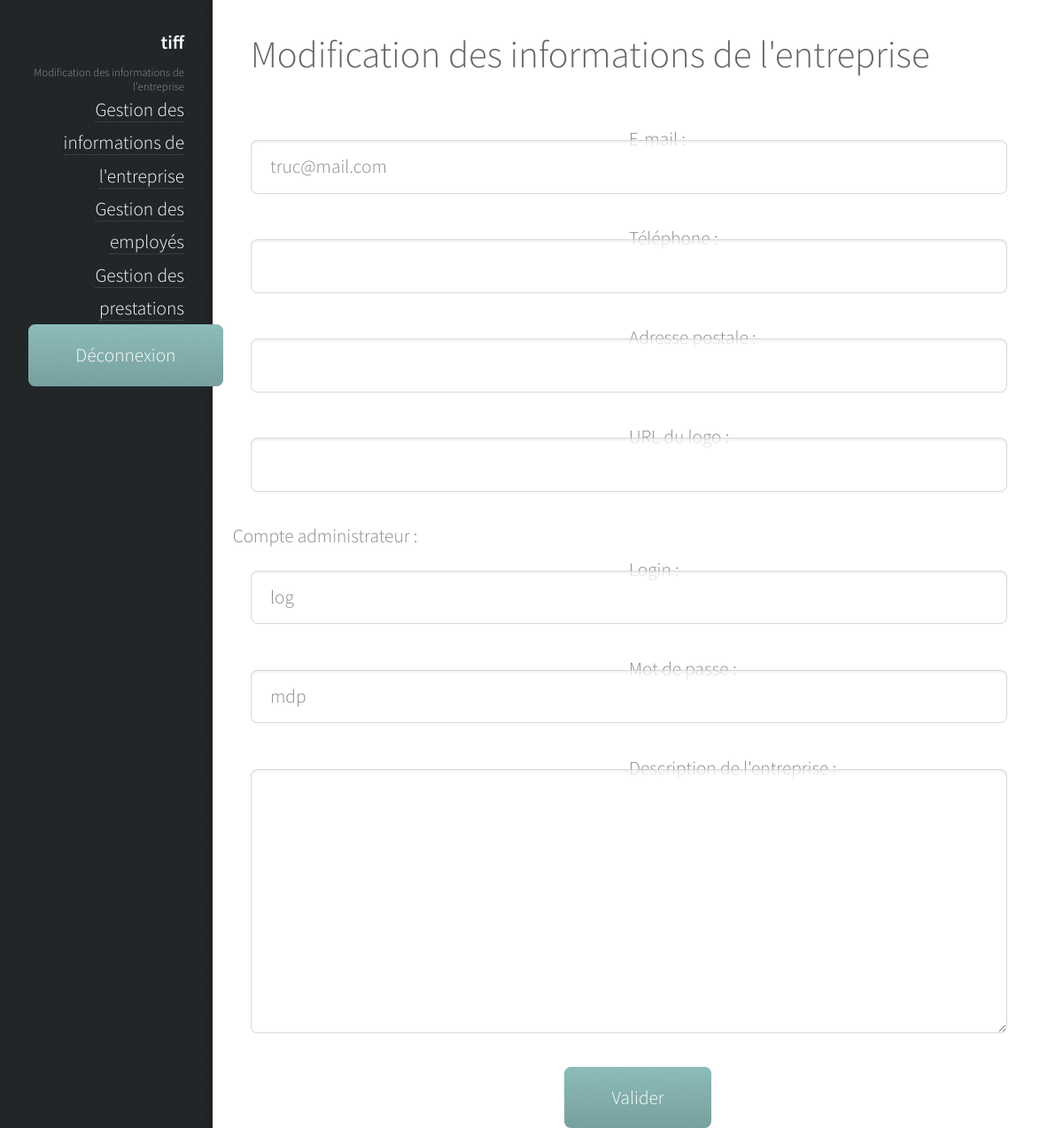
Before: /modif_entreprise.php?nomEntreprise=tiff with the older database file.
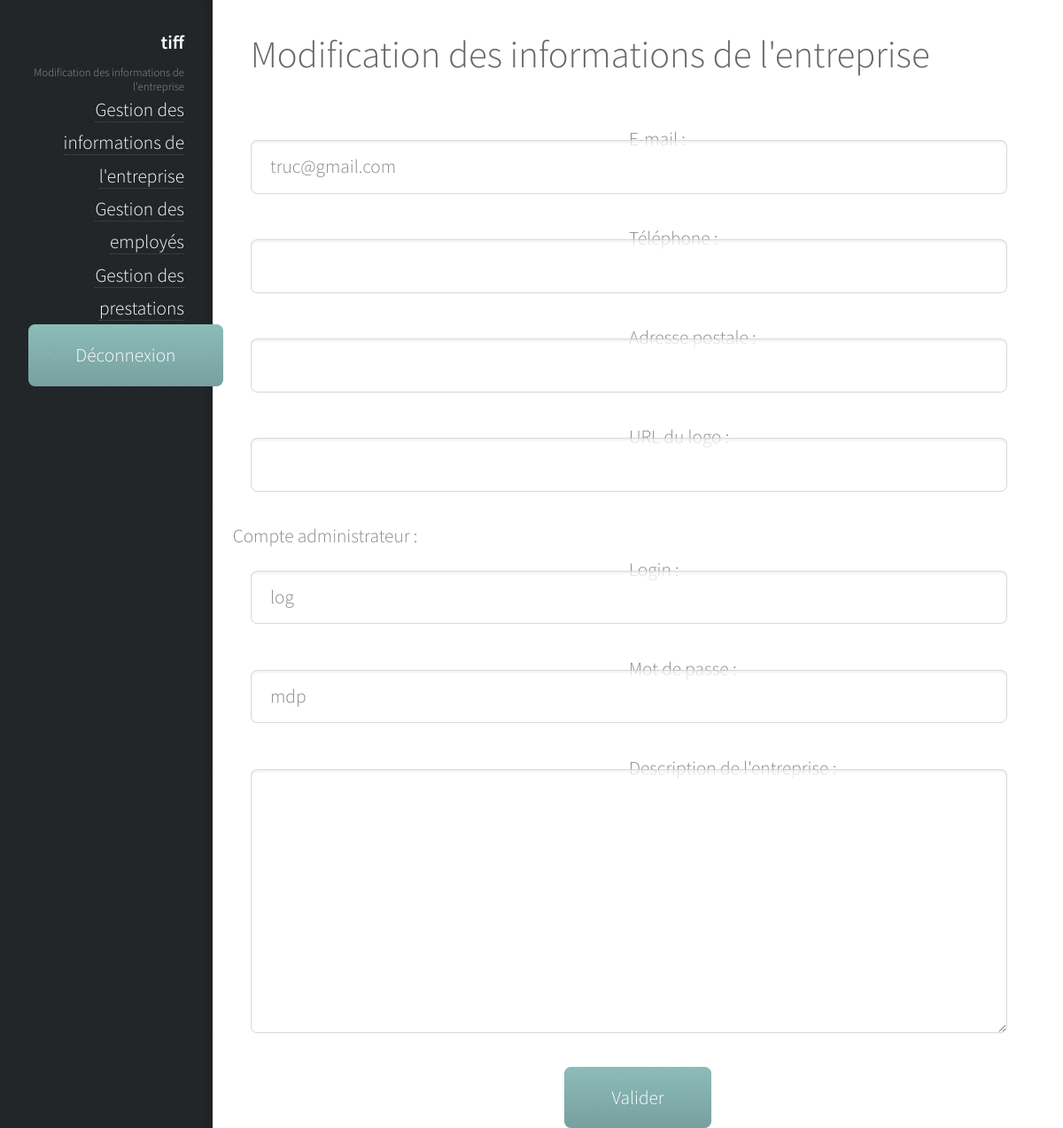
After: the same page with the newer database file.
### tables this page shows
CREATE TABLE IF NOT EXISTS `entreprise` (
  `nomEntreprise` varchar(40) NOT NULL,
  `mailEntreprise` varchar(30) NOT NULL,
  `telEntreprise` char(10) NOT NULL,
  `adresseEntreprise` varchar(150) NOT NULL,
  `logoEntreprise` varchar(100) NOT NULL,
  `descEntreprise` text NOT NULL,
  `loginAdmin` varchar(30) NOT NULL,
  `mdpAdmin` varchar(30) NOT NULL,
  PRIMARY KEY (`nomEntreprise`)
);

### modif_entreprise.php (the view, shortened to what this page needs)
<!DOCTYPE HTML>
<?php
try {
	$connexion = new PDO("mysql:dbname=portail_reserv;host=localhost", "root", "" );
	$connexion->setAttribute(PDO::ATTR_ERRMODE, PDO::ERRMODE_EXCEPTION);
} catch (PDOException $e) {
	echo 'Connexion échouée : ' . $e->getMessage();
}
$nom=$_GET['nomEntreprise'];
$rqt = $connexion->query('SELECT * FROM entreprise WHERE nomEntreprise = "'.$nom.'"');
$i = $rqt->fetch(PDO::FETCH_OBJ);
$nomE = $i->nomEntreprise;
?>
<html>
	<head>
		<link rel="stylesheet" href="assets/css/main.css" />
	</head>
	<body>
			<div id="header">
				<div class="top">
						<div id="logo">
							<h1><?php echo $nomE?></h1>
							<p>Modification des informations de l'entreprise</p>
							<a href="modif_entreprise.php?nomEntreprise=<?php echo $nomE ?>"> Gestion des informations de l'entreprise </a></br>
							<a href="modif_employe.php?nomEntreprise=<?php echo $nomE ?>"> Gestion des employés </a></br>
							<a href="modif_prestation.php?nomEntreprise=<?php echo $nomE ?>"> Gestion des prestations </a></br>
							<a href="accueil_backoffice.php?nomEntreprise=<?php echo $nomE ?>"><input type="button" value="Déconnexion"></a>
						</div>
				</div>
			</div>
			<div id="main">
						<div class="container">
							<h1>Modification des informations de l'entreprise</h1>
							<form method="post" action="">
								<div class="row">
									E-mail : <div class="6u 12u$(mobile)"><input type="text" name="mail" value="<?php echo $i->mailEntreprise?>" /></div>
									Téléphone : <div class="6u 12u$(mobile)"><input type="text" name="tel" value="<?php echo $i->telEntreprise?>"/></div>
									Adresse postale : <div class="6u 12u$(mobile)"><input type="text" name="adresse" value="<?php echo $i->adresseEntreprise?>"/></div>
									URL du logo : <div class="6u 12u$(mobile)"><input type="text" name="logo" value="<?php echo $i->logoEntreprise?>"/></div>
								Compte administrateur :	</br>
									Login : <div class="6u 12u$(mobile)"><input type="text" name="login" value="<?php echo $i->loginAdmin?>"/></div>
									Mot de passe : <div class="6u 12u$(mobile)"><input type="text" name="mdp" value="<?php echo $i->mdpAdmin?>"/></div>
								Description de l'entreprise : <div class="6u 12u$(mobile)"><textarea name="descrip" ><?php echo $i->descEntreprise?></textarea></div>
								</div>
								<div align = "center" class="12u$">
									<input type="submit" value="Valider" />
								</div>
							</form>
						</div>
			</div>
	</body>
</html>

Changed rows visible on the page:
changed entreprise "tiff": mail "truc@mail.com" → "truc@gmail.com"
